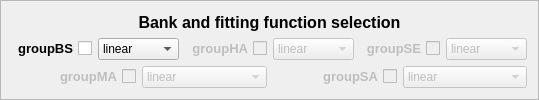
    <widget class="QFrame" name="frame_3">
     <property name="sizePolicy">
      <sizepolicy hsizetype="Preferred" vsizetype="Fixed">
       <horstretch>0</horstretch>
       <verstretch>0</verstretch>
      </sizepolicy>
     </property>
     <property name="styleSheet">
      <string notr="true">QFrame#frame_3 {
	background-color: rgb(248, 254, 255);
	border: 2px solid rgb(205, 255, 255);
}</string>
     </property>
     <property name="frameShape">
      <enum>QFrame::StyledPanel</enum>
     </property>
     <property name="frameShadow">
      <enum>QFrame::Raised</enum>
     </property>
     <layout class="QVBoxLayout" name="verticalLayout_2">
      <item>
       <widget class="QLabel" name="group_and_fitting_function_selection">
        <property name="font">
         <font>
          <family>Arial</family>
          <pointsize>12</pointsize>
          <weight>75</weight>
          <bold>true</bold>
         </font>
        </property>
        <property name="lineWidth">
         <number>1</number>
        </property>
        <property name="text">
         <string>Bank and fitting function selection</string>
        </property>
        <property name="alignment">
         <set>Qt::AlignCenter</set>
        </property>
       </widget>
      </item>
      <item>
       <layout class="QHBoxLayout" name="horizontalLayout_7">
        <item>
         <widget class="QCheckBox" name="groupBS_check">
          <property name="font">
           <font>
            <family>Arial</family>
            <pointsize>10</pointsize>
            <weight>75</weight>
            <bold>true</bold>
           </font>
          </property>
          <property name="layoutDirection">
           <enum>Qt::RightToLeft</enum>
          </property>
          <property name="text">
           <string>groupBS</string>
          </property>
         </widget>
        </item>
        <item>
         <widget class="QComboBox" name="groupBS_order">
          <item>
           <property name="text">
            <string>linear</string>
           </property>
          </item>
          <item>
           <property name="text">
            <string>quadratic</string>
           </property>
          </item>
         </widget>
        </item>
        <item>
         <widget class="QCheckBox" name="groupHA_check">
          <property name="enabled">
           <bool>false</bool>
          </property>
          <property name="font">
           <font>
            <family>Arial</family>
            <pointsize>10</pointsize>
            <weight>75</weight>
            <bold>true</bold>
           </font>
          </property>
          <property name="layoutDirection">
           <enum>Qt::RightToLeft</enum>
          </property>
          <property name="text">
           <string>groupHA</string>
          </property>
         </widget>
        </item>
        <item>
         <widget class="QComboBox" name="groupHA_order">
          <property name="enabled">
           <bool>false</bool>
          </property>
          <item>
           <property name="text">
            <string>linear</string>
           </property>
          </item>
          <item>
           <property name="text">
            <string>quadratic</string>
           </property>
          </item>
         </widget>
        </item>
        <item>
         <widget class="QCheckBox" name="groupSE_check">
          <property name="enabled">
           <bool>false</bool>
          </property>
          <property name="font">
           <font>
            <family>Arial</family>
            <pointsize>10</pointsize>
            <weight>75</weight>
            <bold>true</bold>
           </font>
          </property>
          <property name="layoutDirection">
           <enum>Qt::RightToLeft</enum>
          </property>
          <property name="text">
           <string>groupSE</string>
          </property>
         </widget>
        </item>
        <item>
         <widget class="QComboBox" name="groupSE_order">
          <property name="enabled">
           <bool>false</bool>
          </property>
          <item>
           <property name="text">
            <string>linear</string>
           </property>
          </item>
          <item>
           <property name="text">
            <string>quadratic</string>
           </property>
          </item>
         </widget>
        </item>
       </layout>
      </item>
      <item>
       <layout class="QHBoxLayout" name="horizontalLayout_8">
        <item>
         <widget class="QCheckBox" name="groupMA_check">
          <property name="enabled">
           <bool>false</bool>
          </property>
          <property name="font">
           <font>
            <family>Arial</family>
            <pointsize>10</pointsize>
            <weight>75</weight>
            <bold>true</bold>
           </font>
          </property>
          <property name="layoutDirection">
           <enum>Qt::RightToLeft</enum>
          </property>
          <property name="text">
           <string>groupMA</string>
          </property>
         </widget>
        </item>
        <item>
         <widget class="QComboBox" name="groupMA_order">
          <property name="enabled">
           <bool>false</bool>
          </property>
          <item>
           <property name="text">
            <string>linear</string>
           </property>
          </item>
          <item>
           <property name="text">
            <string>quadratic</string>
           </property>
          </item>
         </widget>
        </item>
        <item>
         <widget class="QCheckBox" name="groupSA_check">
          <property name="enabled">
           <bool>false</bool>
          </property>
          <property name="font">
           <font>
            <family>Arial</family>
            <pointsize>10</pointsize>
            <weight>75</weight>
            <bold>true</bold>
           </font>
          </property>
          <property name="layoutDirection">
           <enum>Qt::RightToLeft</enum>
          </property>
          <property name="text">
           <string>groupSA</string>
          </property>
         </widget>
        </item>
        <item>
         <widget class="QComboBox" name="groupSA_order">
          <property name="enabled">
           <bool>false</bool>
          </property>
          <item>
           <property name="text">
            <string>linear</string>
           </property>
          </item>
          <item>
           <property name="text">
            <string>quadratic</string>
           </property>
          </item>
         </widget>
        </item>
       </layout>
      </item>
     </layout>
    </widget>
